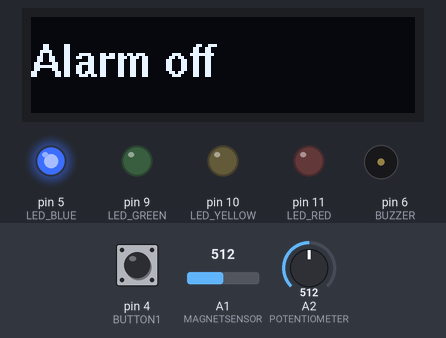
Recording of a sketch running on a simulated Arduino Uno, built with avr-gcc and run on an emulated ATmega328P. Parts: 128×32 one-colour display, output pins drawn as LEDs (lit = HIGH), buzzer (waves = sounding, pin HIGH). Dashed ring = blinking. Inputs (shaded band) come from the test bench; at power-on: pin 4 (BUTTON1) LOW, A2 (POTENTIOMETER) = 512, A1 (MAGNETSENSOR) = 512. What the sketch prints to the serial monitor is not drawn.

Above: at 1.2 s.
1.3 s: pin 4 (BUTTON1) pulled HIGH for 0.15 s
At 1.9 s:
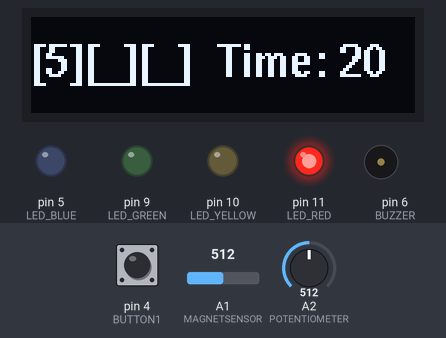
4.4 s: A2 (POTENTIOMETER) set to 1023
At 5.7 s:
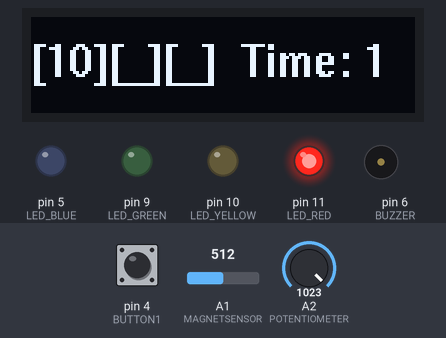
6.1 s: pin 4 (BUTTON1) pulled HIGH for 1 s
At 7.3 s:
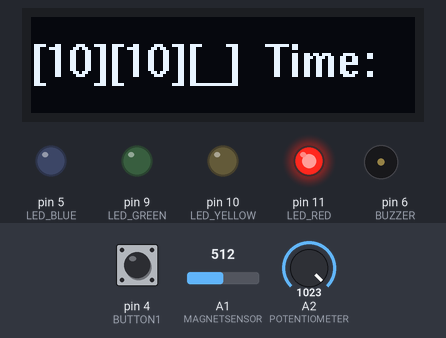
8.6 s: pin 4 (BUTTON1) pulled HIGH for 0.15 s
At 9.8 s:
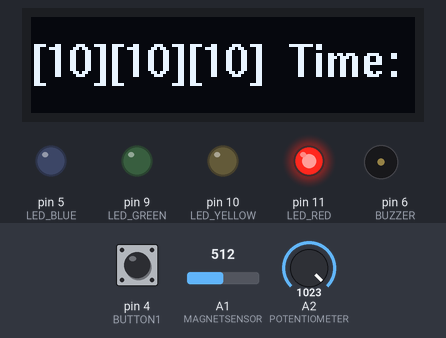
10.2 s: pin 4 (BUTTON1) pulled HIGH for 3.2 s
At 10.62 s:
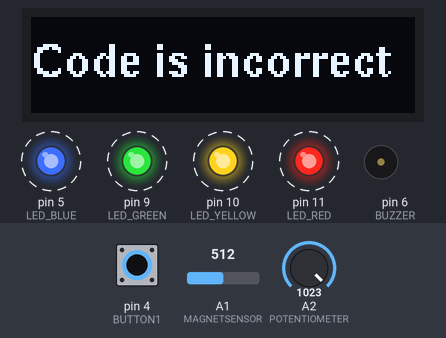
Timing chart, 0 to 15.0 s (numbered marks = the images above; inputs shaded):
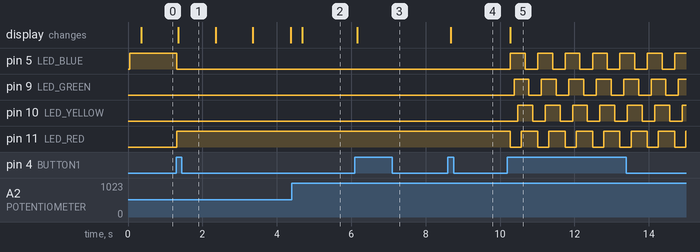

Measured:
- after the input at 1.3 s, pin 5 (LED_BLUE): HIGH → LOW at once; pin 11 (LED_RED): LOW → HIGH at once; the display: changes after 0.05 s (image 1)
- after the input at 4.4 s, the display: changes after 0.28 s (image 2)
- after the input at 6.1 s, the display: changes after 0.06 s (image 3)
- after the input at 8.6 s, the display: changes after 0.08 s (image 4)
- after the input at 10.2 s, pin 5 (LED_BLUE): alternates HIGH for 0.40 s and LOW for 0.34 s, starting after 0.08 s; pin 9 (LED_GREEN): alternates HIGH for 0.40 s and LOW for 0.34 s, starting after 0.18 s

The sketch:

inbraakalarm.ino
```cpp
#include "s4d_breadboard.h"

int magnetStartingValue;
int securityCode[3] = {1, 1, 1};

void setup() {
  initializeBreadboard();
  Serial.begin(9600);
  Serial.println("setup");
  magnetStartingValue = analogRead(MAGNETSENSOR);
}

long time = 0;
long debounce = 200;
int previousAlarmIsOn = false;
int alarmIsOn = false;

// CODES
int userCode[3] = {-1, -1, -1};
int currentCodeStep = 0;
int currentChangeCodeStep = 0;
bool enteringCode = false;
bool changingCode = false;

// TURN ALARM ON OR OFF
int toggleOnAndOff() {
  if (enteringCode || changingCode) return;
  int buttonReading = digitalRead(BUTTON1);

  if (buttonReading == HIGH && previousAlarmIsOn == false && millis() - time > debounce) {
    if (alarmIsOn) {
      alarmIsOn = false;
    } else {
      alarmIsOn = true;
    }

    time = millis();
  }

  previousAlarmIsOn = buttonReading;
}

// ALARM
void setOffAlarm() {
  digitalWrite(LED_RED, 0);
  //digitalWrite(BUZZER, 1);
  digitalWrite(LED_BLUE, 255);
  delay(100);
  digitalWrite(LED_GREEN, 255);
  delay(100);
  digitalWrite(LED_YELLOW, 255);
  delay(100);
  digitalWrite(LED_RED, 255);
  delay(100);
  digitalWrite(LED_BLUE, 0);
  delay(100);
  digitalWrite(LED_GREEN, 0);
  delay(100);
  digitalWrite(LED_YELLOW, 0);
  delay(100);
}

// CHECK IF DOOR IS OPEN
int doorIsOpen() {
  int magnetValue = analogRead(MAGNETSENSOR);

  if (magnetValue < magnetStartingValue - 25 || magnetValue > magnetStartingValue + 25) {
    return false;
   } else {
    return true;
   }
}

// TURN ON LED
int turnOnLED(int LEDColor) {
  analogWrite(LEDColor, 255);
}

// TURN OFF LED
int turnOffLED(int previousLEDColor) {
  analogWrite(previousLEDColor, 0);
}

// TURN ON ONE LED AND TURN ALL OTHERS OFF
int turnOnLEDAndTurnOthersOff(int LEDColor) {
  turnOffLED(LED_BLUE);
  turnOffLED(LED_GREEN);
  turnOffLED(LED_RED);
  turnOffLED(LED_YELLOW);

  turnOnLED(LEDColor);
}

bool canClickAgain = true;

// COMPARE CODE USER FILLS IN TO SET SECURITY CODE
void checkCode() {
  enteringCode = true;
  int currentNumber = getNumberFromPotentiometer();

  if (digitalRead(BUTTON1) == LOW) {
    canClickAgain = true;
    return;
  }

  if (canClickAgain && millis() - time > debounce) {
    canClickAgain = false;

    for (int i = 0; i < sizeof(securityCode); i++) {
      if (currentCodeStep == i && currentNumber == securityCode[i]) {
        // Number is correct
        userCode[i] = currentNumber;
        currentCodeStep++;

        for (int j = 0; j < 3; j++) {
          if (userCode[j] == securityCode[j] && currentCodeStep == 3) {
            // Code is correct
            alarmIsOn = false;
          }
        }
        break;
      }

      if (currentCodeStep == i && currentNumber != securityCode[i]) {
        // Nummber is incorrect
        userCode[i] = currentNumber;
        currentCodeStep++;

        for (int j = 0; j < 3; j++) {
          if (userCode[j] != securityCode[j] && currentCodeStep == 3) {
            for(;;) {
              OLED.print("Code is incorrect");
              setOffAlarm();
            }
          }
        }
        break;
      }
    }
  }
}

bool codeChanged = false;
bool canStartInputNewCode = false;

// PRESS CANCEL BUTTON TO CHANGE SECURITY CODE
int changeCode() {
  if (digitalRead(BUTTON1) == HIGH) {
    changingCode = false;
    codeChanged = false;
    return;
  }

  changingCode = true;
  int newCodeNumber = getNumberFromPotentiometer();
  String text = getCodeInterfaceText(newCodeNumber, "", currentChangeCodeStep);
  OLED.print(text);

  if (digitalRead(BUTTON2) == LOW) {
    canStartInputNewCode = true;
    canClickAgain = true;
    return;
  }

  if (!canStartInputNewCode) {
    return;
  }

  canClickAgain = false;

  if (!canClickAgain && millis() - time > debounce) {
    securityCode[currentChangeCodeStep] = newCodeNumber;
    Serial.println("New code for step " + String(currentChangeCodeStep) +" = " + String(newCodeNumber));
    currentChangeCodeStep++;
    time = millis();

    if (currentChangeCodeStep == 3) {
      codeChanged = true;
      changingCode = false;
      Serial.println("Code changed");
    }
  }
}

bool canSetDelay = true;
long startTime;

// SET DELAY AND MAKE ALARM GO OFF AFTER DELAY
void alarmGoesOffAfterCountdown(int timeToWait) {
  if (canSetDelay) {
      startTime = millis();
      canSetDelay = false;
  }

  while(millis() > startTime + timeToWait) {
    OLED.print("Time's up!");
    setOffAlarm();
  }
}

// GET MAPPED NUMBER FROM POTENTIOMETER
int getNumberFromPotentiometer() {
  int potValue = analogRead(POTENTIOMETER);
  int mappedPotValue = map(potValue, 0, 1023, 0, 10);
  return mappedPotValue;
}

// GET NUMBER FROM VOLUMESENSOR
int getNumberFromVolumesensor() {
  int volumeValue = analogRead(VOLUMESENSOR);
  return volumeValue;
}

int timeLeft = 20;
long countdownTime;
bool countdownStarted = false;

void loop() {
  toggleOnAndOff();
  int varDoorIsOpen = doorIsOpen();

  if (enteringCode == true) {
    varDoorIsOpen = true;
  }

  // DOOR CLOSED, ALARM OFF
  if (varDoorIsOpen == false && alarmIsOn == false) {
    turnOnLEDAndTurnOthersOff(LED_YELLOW);
    if (!changingCode) {
      OLED.print("Press OK to arm");
    }

    if ((digitalRead(BUTTON2) == HIGH && codeChanged == false) || (changingCode && codeChanged == false)) {
      changeCode();
    }
  }

  // DOOR OPEN, ALARM OFF
  if (varDoorIsOpen == true && alarmIsOn == false) {
    turnOnLEDAndTurnOthersOff(LED_BLUE);
    OLED.print("Alarm off");
  }

  // DOOR OPEN, ALARM ON
  if (varDoorIsOpen == true && alarmIsOn == true) {
    turnOnLEDAndTurnOthersOff(LED_RED);
    alarmGoesOffAfterCountdown(20000);

    if (!countdownStarted) {
      countdownTime = millis();
      countdownStarted = true;
    }

    checkCode();

    String timeLeftString = String(timeLeft - ((millis() - countdownTime) / 1000));

    String text = getCodeInterfaceText(getNumberFromPotentiometer(), timeLeftString, currentCodeStep);
    OLED.print(text);
  }

  // DOOR CLOSED, ALARM ON
  if (varDoorIsOpen == false && alarmIsOn == true) {
    turnOnLEDAndTurnOthersOff(LED_GREEN);
    OLED.print("Armed");

    if (getNumberFromVolumesensor() > 800) {
      for(;;) {
        OLED.print("You're too loud");
        setOffAlarm();
      }
    }
  }
}

String getCodeInterfaceText(int potentioMeterNumber, String timeLeftString, int codeStep) {
  String text = "";
  for (int i = 0; i < 3; i++) {
    text += "[";
    if (codeStep == i) {
      text += String(potentioMeterNumber);
    } else if (userCode[i] == -1) {
      text += "_";
    } else {
      text += String(userCode[i]);
    }
    text += "]";
  }

  if (timeLeftString == "") {
     return text;
  }
  return text + "  Time: " + timeLeftString;
}
```

s4d_breadboard.h
```cpp
#include <Arduino.h>
#include <U8g2lib.h>
void initializeOLED(bool enable = true);


/* * * * * * * * * * * * * * * * * * *

    Below the pin names for the
    S4D board.
    Use these pin names with
    Arduino commands like
    analogRead(), digitalRead(),
    analogWrite() and digitalWrite()

 * * * * * * * * * * * * * * * * * * */

const int VOLUMESENSOR = 0;    // analog input
const int MAGNETSENSOR = 1;    // analog input
const int POTENTIOMETER = 2;   // analog input
const int LIGHTSENSOR = 3;     // analog input

const int BUTTON1 = 4;         // digital input
const int BUTTON2 = 3;         // digital input

const int BUZZER = 6;          // digital output

const int LED_BLUE = 5;        // analog and digital output
const int LED_GREEN = 9;       // analog and digital output
const int LED_YELLOW = 10;     // analog and digital output
const int LED_RED = 11;        // analog and digital output

/* * * * * * * * * * * * * * * * * * *

  The following code initializes
  all pins for use with the breadboard.

  Always call initializeBreadboard()
  in your setup() function when using
  the breadboard

* * * * * * * * * * * * * * * * * * * */

void initializeBreadboard() {

  pinMode(BUZZER, OUTPUT);
  pinMode(LED_BLUE, OUTPUT);
  pinMode(LED_GREEN, OUTPUT);
  pinMode(LED_YELLOW, OUTPUT);
  pinMode(LED_RED, OUTPUT);

  pinMode(BUTTON1, INPUT);
  pinMode(BUTTON2, INPUT);

  pinMode(VOLUMESENSOR, INPUT);
  pinMode(MAGNETSENSOR, INPUT);
  pinMode(POTENTIOMETER, INPUT);
  pinMode(LIGHTSENSOR, INPUT);

  digitalWrite(LED_BLUE, LOW);
  digitalWrite(LED_GREEN, LOW);
  digitalWrite(LED_YELLOW, LOW);
  digitalWrite(LED_RED, LOW);

  Serial.begin(9600);
  initializeOLED();
}


/* * * * * * * * * * * * * * * * * * *

  The code below creates the following
  commands:
  OLED.print( value )
  OLED.clear()

  The value for OLED.print() can be
  a text or a number.

 * * * * * * * * * * * * * * * * * * */

#define sbi(sfr, bit) (_SFR_BYTE(sfr) |= _BV(bit))

// This is some ugly code, required to get the display to work.
U8G2_SSD1306_128X32_UNIVISION_F_HW_I2C u8g2(U8G2_R0,
    /* reset=*/ U8X8_PIN_NONE,
    /* clock=*/ SCL,
    /* data=*/  SDA);

class OledClass {

  public:
    bool enabled = true;

    OledClass() {
    }
    void print(String text) {
      if(!enabled) {
        return;
      }
      char tempCharBuffer[20];
      text.toCharArray(tempCharBuffer, 20);
      u8g2.clearBuffer();
      u8g2.setFont(u8g2_font_helvB10_tr);
      u8g2.drawStr(0, 20, tempCharBuffer);
      u8g2.sendBuffer();
    }
    void print(int number ) {
      String text = String(number);
      print(text);
    }
    void print(double number ) {
      String text = String(number);
      print(text);
    }
    void print(String label, int number) {
      String text = String(label) + ": " + String(number);
      print(text);
    }
    void clear() {
      print("");
    }
};

OledClass OLED;

// enable argument is optional.
// default value for enable = true (see declaration at top of this file)
void initializeOLED(bool enable) {
  if(!enable) {
    OLED.enabled = false;
    return;
  }
  u8g2.begin();
  OLED.clear();
}

/* * * * * * * * * * * * * * * * * * *

  The code below creates the following
  command:

  VolumeSensor.read()

  Normal background noise should result in
  about 48db. If VolumeSensor.read()
  returns a different value for silence
  (say, 60), you can adjust it like this:

    VolumeSensor.calibrationOffset = -12

  (this would adjust value 60 to 48)

 * * * * * * * * * * * * * * * * * * */


class VolumeSensorClass {

  public:
    int micSamples = 512;
    int calibrationOffset = 0;


    int getAverageDB() {
      long totalSoundReadings = 0;

      for (int i = 0; i < micSamples; i++) {
        int reading = analogRead(VOLUMESENSOR);
        int amp = abs(reading - 512);
        totalSoundReadings += ((long)amp * amp);
      }

      int averageSoundReadings = totalSoundReadings / micSamples;
      float soundVolumeRMS = sqrt(averageSoundReadings); //rms = root mean squared sound pressure
      int dB = 20.0 * log10(soundVolumeRMS / 512) + 100 + calibrationOffset;
      return dB;
    }

    //Method returns volume.
    int read() {
      analogReference(EXTERNAL);
      int averageDB = getAverageDB();
      if (averageDB != 0) {
        analogReference(INTERNAL);
        return averageDB;
      } else {
        return read();
      }
    }
};

VolumeSensorClass VolumeSensor;
```
